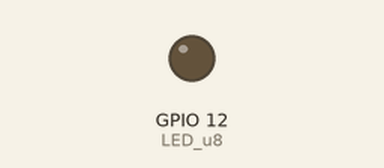
Simulated run of this sketch. Board: ESP32. On the bench: output pins drawn as LEDs (lit = HIGH).

Above: at 0.1 s.
At 6.5 s:
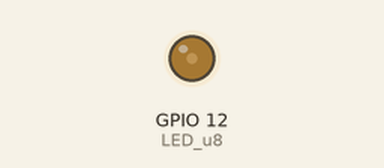
At 12.9 s:
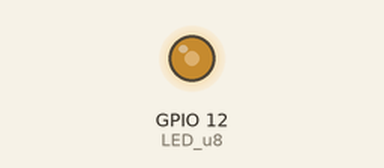
At 25.6 s:
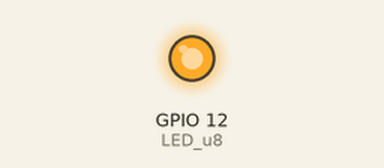
Timing chart, 0 to 27.1 s (numbered marks = the images above):
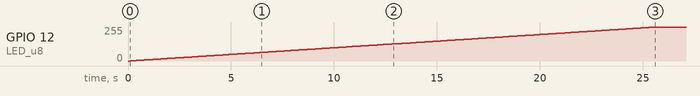

Measured:
- by itself, GPIO 12 (LED_u8): moves from 0/255 to 255/255 over 25.4 s

The sketch:

08_PWM.ino
```cpp
#define  LED_u8  12
#define PWM_Freq_u16 5000
#define PWM_resol_u8 8
#define PWM_MAX_Duty_Cycle_u16 500
#define PWM_MIN_Duty_Cycle_u8 00
void setup() {
  ledcAttach(LED_u8,PWM_Freq_u16,PWM_resol_u8);
}

void loop() {

  uint16_t dutyCycle;
  for(dutyCycle = PWM_MIN_Duty_Cycle_u8;dutyCycle < PWM_MAX_Duty_Cycle_u16; dutyCycle++)
  {
      ledcWrite(LED_u8,dutyCycle);
      delay(100);
  }
  for(;dutyCycle >= PWM_MIN_Duty_Cycle_u8; dutyCycle--)
  {
      ledcWrite(LED_u8,dutyCycle);
      delay(100);
  }
}
```
